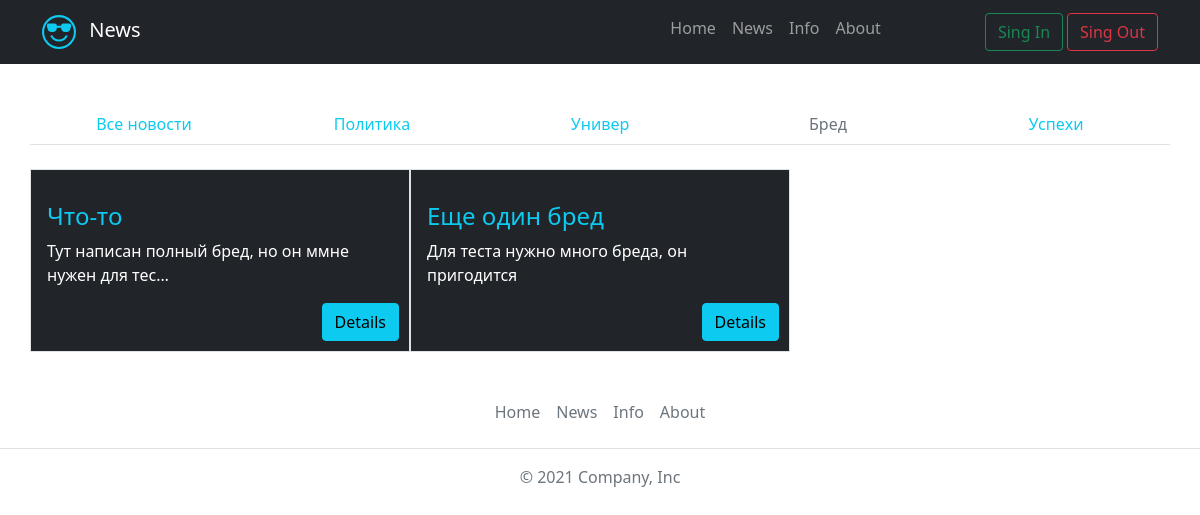
/news/bred, run on the app's committed database.
### main/models.py (models this page shows, shortened)
class Topic(models.Model):
    name = models.CharField(max_length=255, db_index=True, verbose_name='Название темы')
    slug = models.SlugField(max_length=255, db_index=True, unique=True, verbose_name='url')
    def get_absolute_url(self):
        return reverse('news_topic', kwargs={'topic': self.slug})
    class Meta:
        verbose_name = 'Тема'
        verbose_name_plural = 'Темы'

class News(models.Model):
    title = models.CharField(max_length=255, verbose_name='Заголовок')
    content = models.TextField(blank=True, verbose_name='Контент')
    slug = models.SlugField(max_length=255, unique=True, db_index=True, verbose_name='url')
    photo = models.ImageField(upload_to='photo/%Y/%m/%d', verbose_name='Фото')
    time_create = models.DateTimeField(auto_now_add=True, verbose_name='Время создания')
    time_update = models.DateTimeField(auto_now=True, verbose_name='Время обновления')
    is_posted = models.BooleanField(default=False, verbose_name='Опубликовано')
    topic = models.ForeignKey('Topic', on_delete=models.PROTECT, verbose_name='Тема')
    def get_absolute_url(self):
        return reverse('news_post', kwargs={'topic': Topic.objects.filter(pk=self.topic_id)[0].slug,
                                            'post': self.slug})
    class Meta:
        verbose_name = 'Новость'
        verbose_name_plural = 'Новости'
        ordering = ['-title', 'content']

### main/views.py (the view)
# urls.py: path('news/<slug:topic>', news_topic, name='news_topic'),
def news_topic(request, topic):
    topic_row = get_object_or_404(Topic, slug=topic)
    return render(request, 'main/news.html', {'title': 'News',
                                              'title_h1': topic_row.name,
                                              'active': topic_row.pk,
                                              'news': News.objects.filter(topic_id=topic_row.pk),
                                              'menu': Topic.objects.all()})

### main/templates/main/news.html (shortened to what this page needs)
{% extends 'main/base.html' %}
{% block content %}
<div class="container">
    <div class="row mb-4 pb-2 border-bottom text-center">
        <div class="col-md col-sm-12">
            {% if active == 0 %}
            <span style="text-decoration: none; color: #6c757d;">
                Все новости
            </span>
            {% else %}
            <a href="{% url 'news' %}" style="text-decoration: none; color:#0dcaf0;">
                Все новости
            </a>
            {% endif %}
        </div>
        {% for el in menu %}
        <div class="col-md col-sm-12">
            {% if el.pk != active %}
            <a href="{{ el.get_absolute_url }}" style="text-decoration: none; color:#0dcaf0;">
                {{ el.name }}
            </a>
            {% else %}
            <span style="text-decoration: none; color: #6c757d;">
                {{ el.name }}
            </span>
            {% endif %}
        </div>
        {% endfor %}
    </div>
    <div class="row">
        {% for new in news %}
        <div class="col-lg-4 col-md-6 col-sm-12 p-3 pb-5 border-end border position-relative bg-dark">
            <p>
                <h4 style="color: #0dcaf0;">{{ new.title }}</h4>
                <span style="color: white;">{{ new.content|truncatechars:50 }}</span>
            </p>
            <a href="{{ new.get_absolute_url }}" class="btn btn-info position-absolute" style="bottom: 10px; right: 10px;">Details</a>
        </div>
        {% endfor %}
    </div>
</div>
{% endblock %}

### data on the page
Topic: name "Политика"
Topic: name "Универ"
Topic: name "Бред"
Topic: name "Успехи"
News: title "Что-то", content "Тут написан полный бред, но он ммне нужен для тес…"
News: title "Еще один бред", content "Для теста нужно много бреда, он пригодится"
